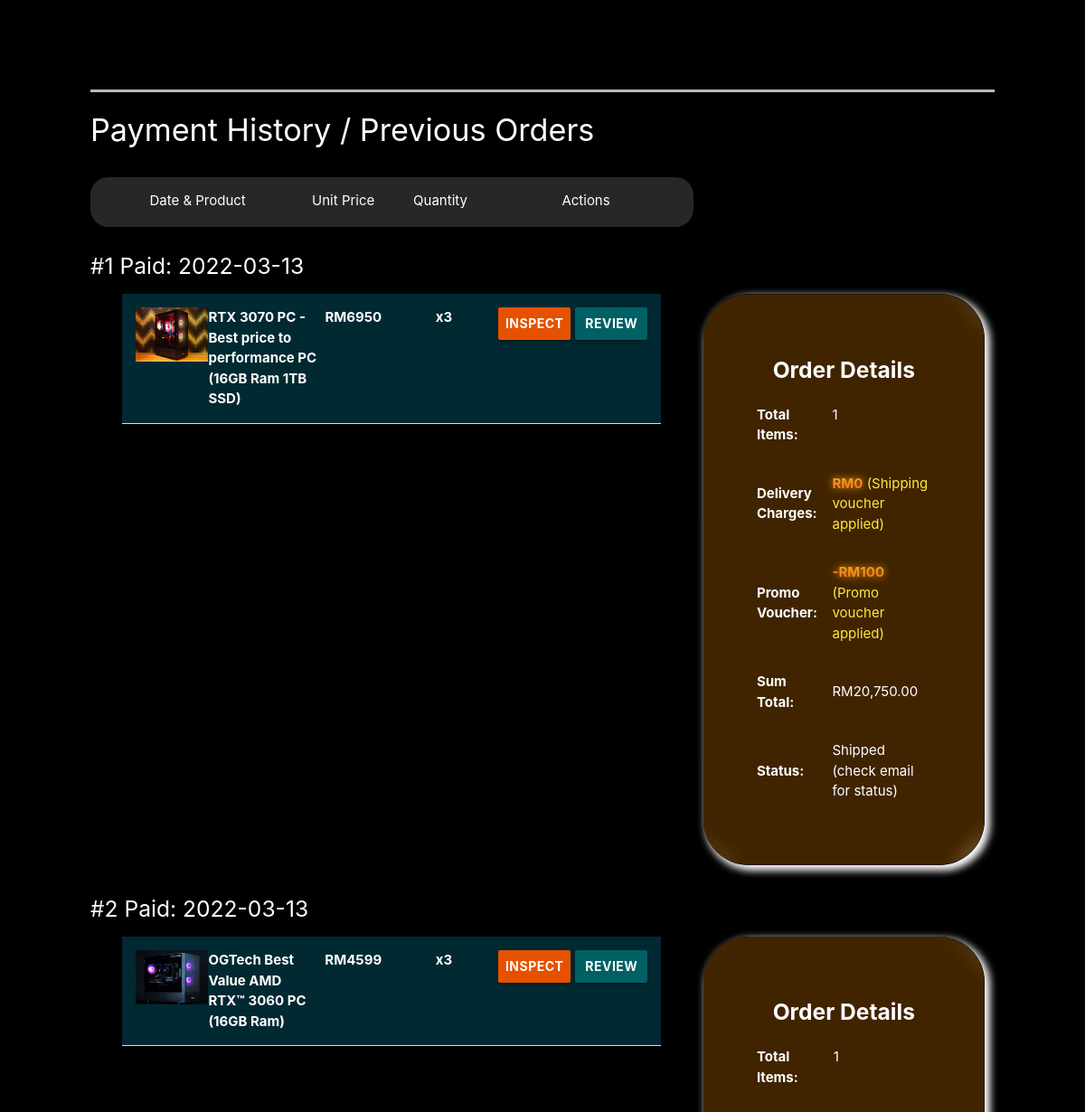
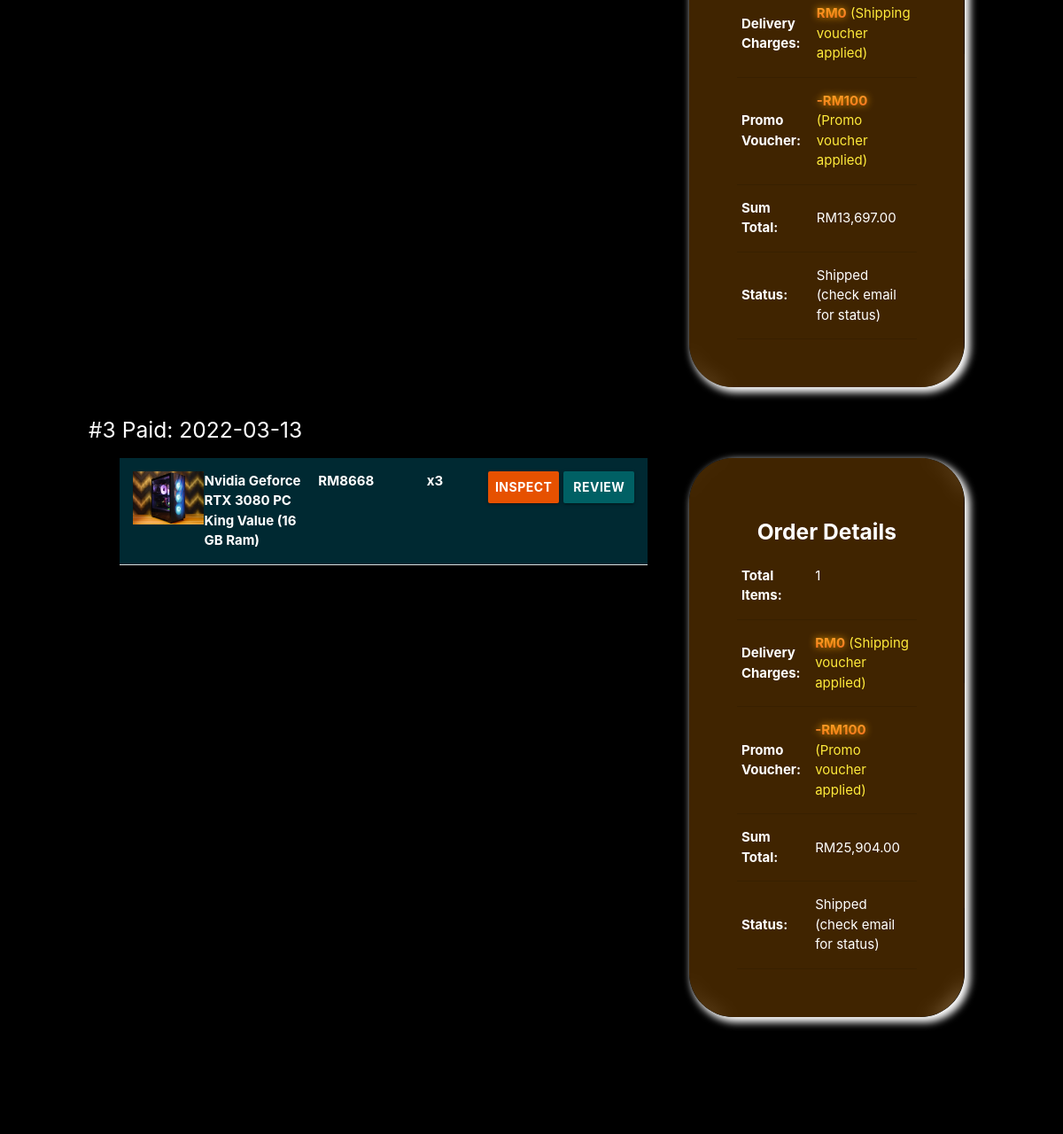
Before: /cart.php?member_id=2 (signed in, middle part) with the older database file (2 pictures, top to bottom).
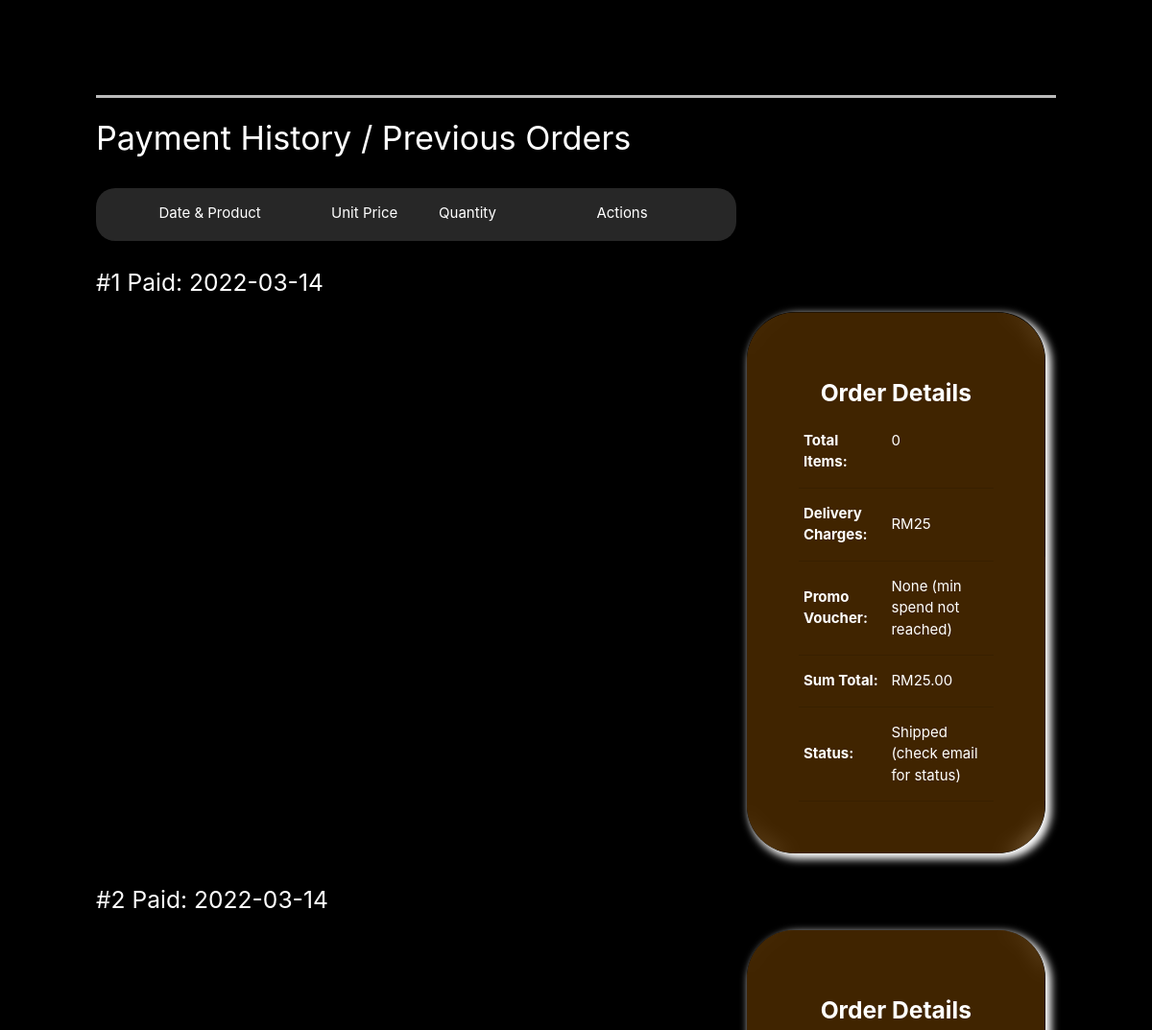
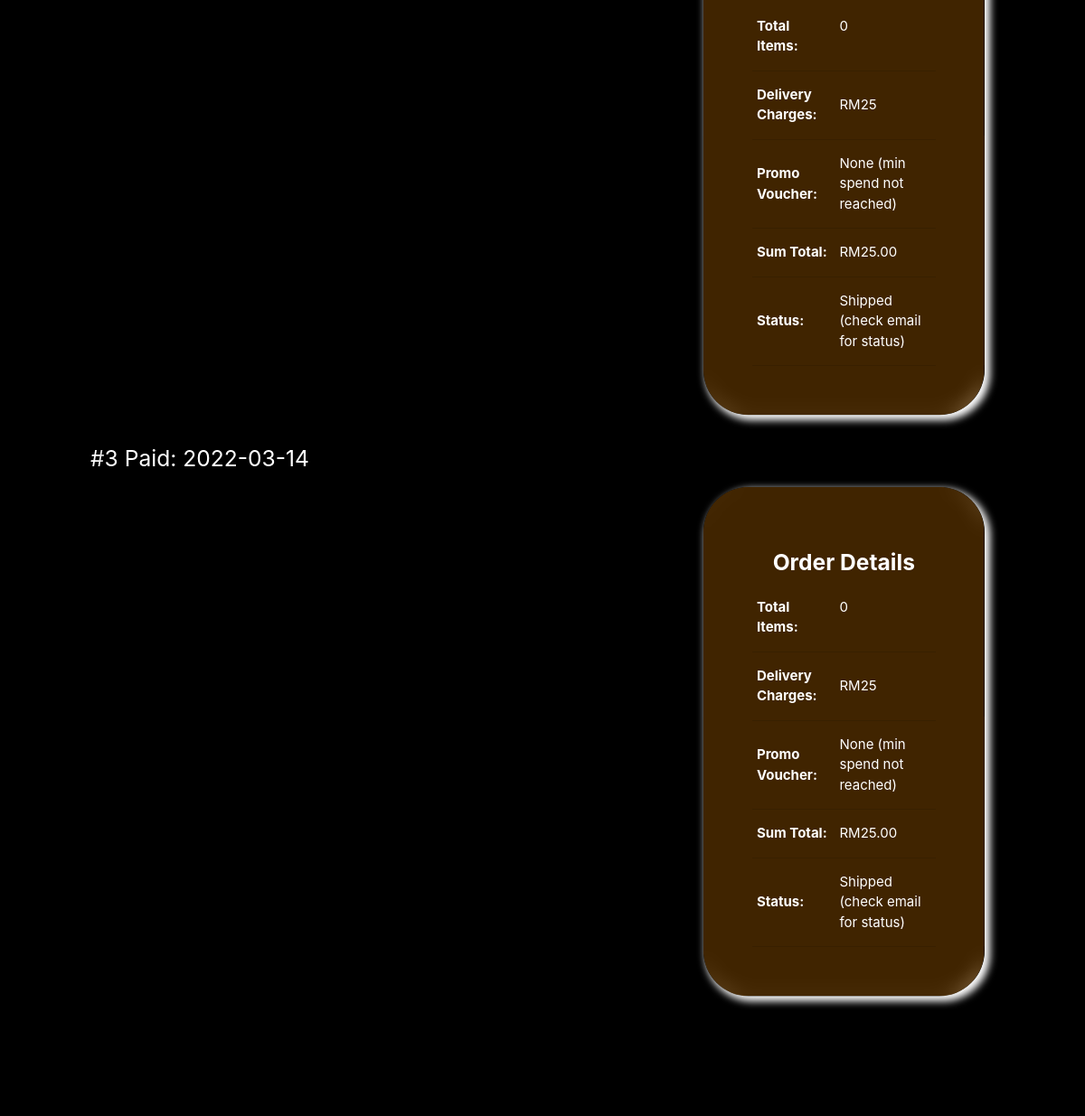
After: the same page with the newer database file (2 pictures, top to bottom).
### tables this page shows
CREATE TABLE `items` (
  `ItemID` int(11) NOT NULL,
  `Name` varchar(64) NOT NULL,
  `Brand` varchar(64) NOT NULL,
  `Description` varchar(512) NOT NULL,
  `Category` int(11) NOT NULL,
  `SellingPrice` float NOT NULL,
  `QuantityInStock` int(11) NOT NULL,
  `Image` varchar(512) NOT NULL
);

### classes/Dbhandler.class.php (called while the page is built, shortened)
<?php
class Dbhandler {
  private function connect() {
    $this->host = "127.0.0.1";
    $this->user = "root";
    $this->pass = "";
    $this->db = "ogtech";
    $this->conn = new mysqli($this->host, $this->user, $this->pass, $this->db);
    return $this->conn;
  }
  public function conn() {
    $this->conn = new mysqli("127.0.0.1", "root", "", "ogtech");
    return $this->conn;
  }
}

### classes/member.class.php (called while the page is built, shortened)
<?php
class Member extends Dbhandler{
  private $memberID;
  private $orders;
  public function __construct($memberID, $username, $email, $privilegeLevel)
  {
    $this->memberID = $memberID;
    $this->updateCart();
    $this->updatePreviousOrder();
  }
  public static function CreateMemberFromID($memberID) {
    $sql = "SELECT * FROM Members WHERE MemberID = $memberID";
    $conn = new Dbhandler();
    $result = $conn->conn()->query($sql) or die($conn->conn()->error);
    $row = $result->fetch_assoc();
    $username = $row["Username"];
    $email = $row["Email"];
    $privilegeLevel = $row["PrivilegeLevel"];
    return new Member($memberID, $username, $email, $privilegeLevel);
  }
  public function updateCart() {
    $sql = "SELECT OrderID FROM Orders WHERE MemberID = $this->memberID AND CartFlag = 1";
    $result = $this->conn()->query($sql);
    $row = $result->fetch_assoc();
    $this->cart = new OrderContr($row["OrderID"]);
  }
  public function updatePreviousOrder() {
    $sql = "SELECT OrderID FROM Orders WHERE MemberID = $this->memberID AND CartFlag = 0";
    $result = $this->conn()->query($sql);
    $this->orders = array();
    while ($row = $result->fetch_assoc())
      array_push($this->orders, new OrderContr($row["OrderID"]));
  }
  public function getOrders() { return $this->orders; }
}

### classes/OrderContr.class.php (called while the page is built, shortened)
<?php
class OrderContr extends Dbhandler {
  private $orderID;
  private $orderItems;
  function __construct($orderID) {
    $this->orderID = $orderID;
    $this->updateOrderItems();
  }
  protected function updateOrderItems() {
    $sql = "SELECT OrderItemID FROM OrderItems WHERE ORDERID = '$this->orderID'";
    $result = $this->conn()->query($sql) or die($this->conn()->error);
    $this->orderItems = array();
    while ($row = $result->fetch_assoc())
      array_push($this->orderItems, new OrderItemContr($row["OrderItemID"]));
  }
  public function getOrderItems() { return $this->orderItems; }
}

### classes/OrderItemContr.class.php (called while the page is built, shortened)
<?php
class OrderItemContr extends Dbhandler{
  private $orderItemID;
  private $price;
  private $quantity;
  private $addedDateTime;
  function __construct($orderItemID)
  {
    $this->orderItemID = $orderItemID;
    $this->initData();
  }
  protected function initData() {
    $sql = "SELECT * FROM OrderItems WHERE OrderItemID = $this->orderItemID";
    $result = $this->conn()->query($sql) or die($this->conn()->error);
    $row = $result->fetch_assoc();
    $this->price = $row["Price"];
    $this->quantity = $row["Quantity"];
    $this->addedDateTime = $row["AddedDatetime"];
  }
  public function getOrderItemID() { return $this->orderItemID; }
  public function getPrice() { return $this->price; }
  public function getQuantity() { return $this->quantity; }
  public function getAddedDateTime() { return $this->addedDateTime; }
}

### classes/Item.class.php (called while the page is built, shortened)
<?php
class Item extends Dbhandler{
  private $itemID;
  private $name;
  private $category;
  private $quantityInStock;
  function __construct($itemID)
  {
    $this->itemID = $itemID;
  }
  protected function initData(){
    $sql = "SELECT * FROM Items WHERE ItemID = $this->itemID";
    $result = $this->conn()->query($sql) or die($this->conn()->error);
    $row = $result->fetch_assoc();
    $this->name = $row["Name"];
    $this->category = $row["Category"];
    $this->quantityInStock = $row["QuantityInStock"];
  }
  public function getItemID() { return $this->itemID; }
  public function getName() { return $this->name; }
  public function getCategory() { return $this->category; }
  public function getQuantityInStock() { return $this->quantityInStock; }
}

### includes/order.inc.php (the view, shortened to what the changed rows need)
<?php
function generateOrderDetails($item, $cartItem){
  $itemID = $item->getItemID();
  $quantityInStock = $item->getQuantityInStock();
  $itemName = $item->getName();
  $categoryIdx = $item->getCategory();
  $categoryName = Item::CATEGORY[$categoryIdx];
  $dbh = new Dbhandler();
  $sql = "SELECT I.Image from Items I WHERE I.ItemID = $itemID";
  $result = $dbh->conn()->query($sql) or die($dbh->conn()->error);
  $row = $result->fetch_assoc();
  $image = $row["Image"];
  $dateAdded = $cartItem->getAddedDateTime();
  $price = $cartItem->getPrice();
  $price = "RM" . $price;
  $quantity = $cartItem->getQuantity();
  $quantityDisplay = "x" . $quantity;
  $orderItemID = $cartItem->getOrderItemID();
  return [$itemID, $quantity, $quantityInStock, $image, $itemName, $price, $quantityDisplay, $orderItemID, $dateAdded, $categoryName];
}
function generateBoughtItem($item, $cartItem){
  [$itemID, $quantity, $quantityInStock, $image, $itemName, $price, $quantityDisplay, $orderItemID, $categoryName]
    = generateOrderDetails($item, $cartItem);
  $view_order = isset($_GET["view_order"]);
  echo(
    "
    <li>
      <div class='collapsible-header collapsible-card bold'>
        <p class='col s2' style='padding: 0px; margin: 0px;'>
        <img class='shadow-img' src='product_images/$image'
          style='height: 60px; width: 80px;'>
        </p>
        <p class='col s3' style='padding: 0px; margin: 0px;'>$itemName</p>
        <p class='col s2 center' style='padding: 0px; margin: 0px;'>$price</p>
        <p class='col s3 center' style='padding: 0px; margin: 0px;'>$quantityDisplay</p>
        <a class='btn orange darken-4 col s2 light-weight-text' style='margin-right: 5px; padding: 0px;'
          href='product.php?item_id=$itemID'>
          Inspect
        </a>"
  );
  if (!$view_order)
  {
    echo(
      "<a class='btn cyan darken-4 col s2' style='padding: 0px; margin: 0px;'
        href='review.php?review_item=$orderItemID'>
        Review
      </a>"
    );
  }
  echo(
      "</div>
    </li>"
  );
}
function generateOrderSum($totalItems, $sumTotal, $displayShipping, $displaySVoucher, $displayPVoucher)
{
  echo(
    "<div class='col s4'>
      <div class='rounded-card-parent'>
        <div class='card rounded-card tint-glass-brown'>
          <div class='card-content white-text'>
            <h5 class='bold center'>Order Details</h5>
            <table class='responsive-table'>
              <tbody>
                <tr><th>Total Items:</th><td class='left'>$totalItems</td></tr>");
                echo("<tr><th>Delivery Charges:</th><td>");echo("$displayShipping $displaySVoucher</td></tr>");
                echo("<tr><th >Promo Voucher:</th><td >$displayPVoucher</td></tr>");
                echo("<tr><th>Sum Total:</th><td>RM$sumTotal</td></tr>");
                echo("<tr><th>Status:</th><td>Shipped (check email for status)</td></tr>
              </tbody>
            </table>
          </div>
        </div>
      </div>
    </div>"
  );
}

### static/pages/order_items.php (shortened to what the changed rows need)
<?php
  if (isset($_GET["member_id"]))
  {
    $memberID = $_GET["member_id"];
    $member = Member::CreateMemberFromID($memberID);
    $orders = $member->getOrders();
    $orderCount = count($orders);
  }
?>
<div class="row" style="border-top: 3px solid #bbb; margin-top: 100px">
  <h4 class="page-title">Payment History / Previous Orders</h4>
</div>
<?php
  if ($orderCount <= 0)
    echo("<h5 class='grey-text page-title'>There are no orders yet. How about
    <a href='product_catalogue.php?query='>making some orders</a>? :)</h5>");
  else
  {
    echo("
    <div class='row'>
      <div class='title-card col s8' style='height: 55px; margin-bottom: 10px'>
        <p class='col s4 center' style='padding-top: 15px; margin: 0px;'>Date & Product</p>
        <p class='col s2 center ' style='padding-top: 15px; margin: 0px;'>Unit Price</p>
        <p class='col s2 center' style='padding-top: 15px; margin: 0px;'>Quantity</p>
        <p class='col s4 center' style='padding-top: 15px; margin: 0px;'>Actions</p>
      </div>
    </div>
    ");
    for ($i=0; $i < $orderCount; $i++)
    {
      $idx = $i+1;
      $sql = "SELECT P.OrderID, P.PaymentDate, OI.OrderID FROM Payment P, OrderItems OI
      WHERE P.OrderID = OI.OrderID";
      $dbh = new Dbhandler();
      $result = $dbh->conn()->query($sql);
      while ($row = $result->fetch_assoc()) {
        $paymentDate = $row["PaymentDate"];
      }
      echo("<h5 class='white-text page-title'>#$idx Paid: $paymentDate</h5>");
      echo("<div class='row'>");
      echo("<div class='col s8'> <ul class='collapsible popout' id='cart'>");
      $order = $orders[$i];
      $orderItems = $order->getOrderItems();
      $orderItemCount = count($orderItems);
      $sumTotal = 0;
      for ($o=0; $o < $orderItemCount; $o++)
      {
        $orderItem = $orderItems[$o];
        $item = new Item($orderItem->getItemID());
        generateBoughtItem($item, $orderItem, $memberID);
        $quantity = $orderItem->getQuantity();
        $price = $orderItem->getPrice();
        $sumTotal += $price * $quantity;
      }
      if ($sumTotal >= 200){
        $displayShipping = 0;
        $displaySVoucher = " <span class='yellow-text'>(Shipping voucher applied)</span>";
      }
      else if ($sumTotal < 200){
        $displayShipping = 25;
        $displaySVoucher = "";
      }
      if ($displayShipping === 0) $displayShipping = "<span class='underline'>RM$displayShipping</span>";
      else $displayShipping = "RM$displayShipping";
      if ($sumTotal >= 2000){
        $shippingTotal = $sumTotal - 100;
        $displayPVoucher = "<span class='underline'>-RM100</span> <span class='yellow-text'>(Promo voucher applied)</span>";
      }
      else if ($sumTotal >= 200 && $sumTotal < 2000){
        $shippingTotal = $sumTotal;
        $displayPVoucher = "None (min spend not reached)";
      }
      else if ($sumTotal < 200){
        $shippingTotal = $sumTotal + 25;
        $displayPVoucher = "None (min spend not reached)";
      }
      $sumTotal = number_format($shippingTotal, 2);
      echo("</ul></div>");
      generateOrderSum($orderItemCount, $sumTotal, $displayShipping, $displaySVoucher, $displayPVoucher);
      echo("</div>");
    }
  }

Changed rows visible on the page:
no longer on this page (row edited): items: Image (picture), Name "RTX 3070 PC - Best price to performance PC (16GB Ram 1TB SSD)", price "RM6950", quantityDisplay "x3", shown under "1"
no longer on this page (row edited): items: Image (picture), Name "OGTech Best Value AMD RTX™ 3060 PC (16GB Ram)", price "RM4599", quantityDisplay "x3", shown under "2"
no longer on this page (row edited): items: Image (picture), Name "Nvidia Geforce RTX 3080 PC King Value (16 GB Ram)", price "RM8668", quantityDisplay "x3", shown under "3"
Other visible differences:
new list line: "# 1 Paid: 2022-03-14 Order Details Total Items: 0 Delivery Charges: RM25 Promo Voucher: None (min spend not reached) Sum Total: RM 25.00 Status: Shipped (check email for status)"
new list line: "# 2 Paid: 2022-03-14 Order Details Total Items: 0 Delivery Charges: RM25 Promo Voucher: None (min spend not reached) Sum Total: RM 25.00 Status: Shipped (check email for status)"
new list line: "# 3 Paid: 2022-03-14 Order Details Total Items: 0 Delivery Charges: RM25 Promo Voucher: None (min spend not reached) Sum Total: RM 25.00 Status: Shipped (check email for status)"
list line gone: "# 1 Paid: 2022-03-13 Order Details Total Items: 1 Delivery Charges: RM 0 (Shipping voucher applied) Promo Voucher: -RM100 (Promo voucher applied) Sum Total: RM 20,750.00 Status: Shipped (check email for status)"
list line gone: "# 2 Paid: 2022-03-13 Order Details Total Items: 1 Delivery Charges: RM 0 (Shipping voucher applied) Promo Voucher: -RM100 (Promo voucher applied) Sum Total: RM 13,697.00 Status: Shipped (check email for status)"
list line gone: "# 3 Paid: 2022-03-13 Order Details Total Items: 1 Delivery Charges: RM 0 (Shipping voucher applied) Promo Voucher: -RM100 (Promo voucher applied) Sum Total: RM 25,904.00 Status: Shipped (check email for status)"
